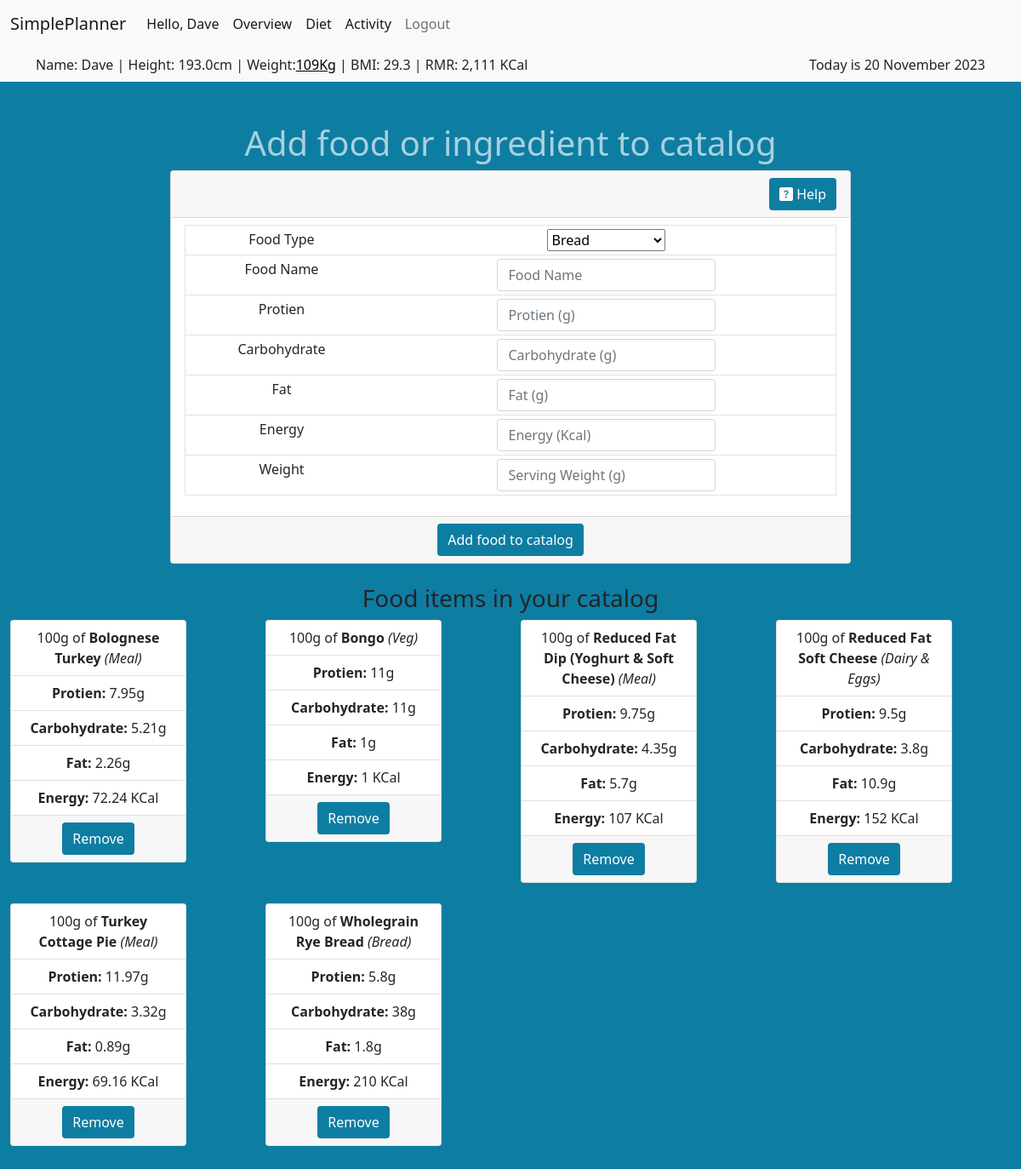
The page /customfood (signed in) on the database as committed earlier.
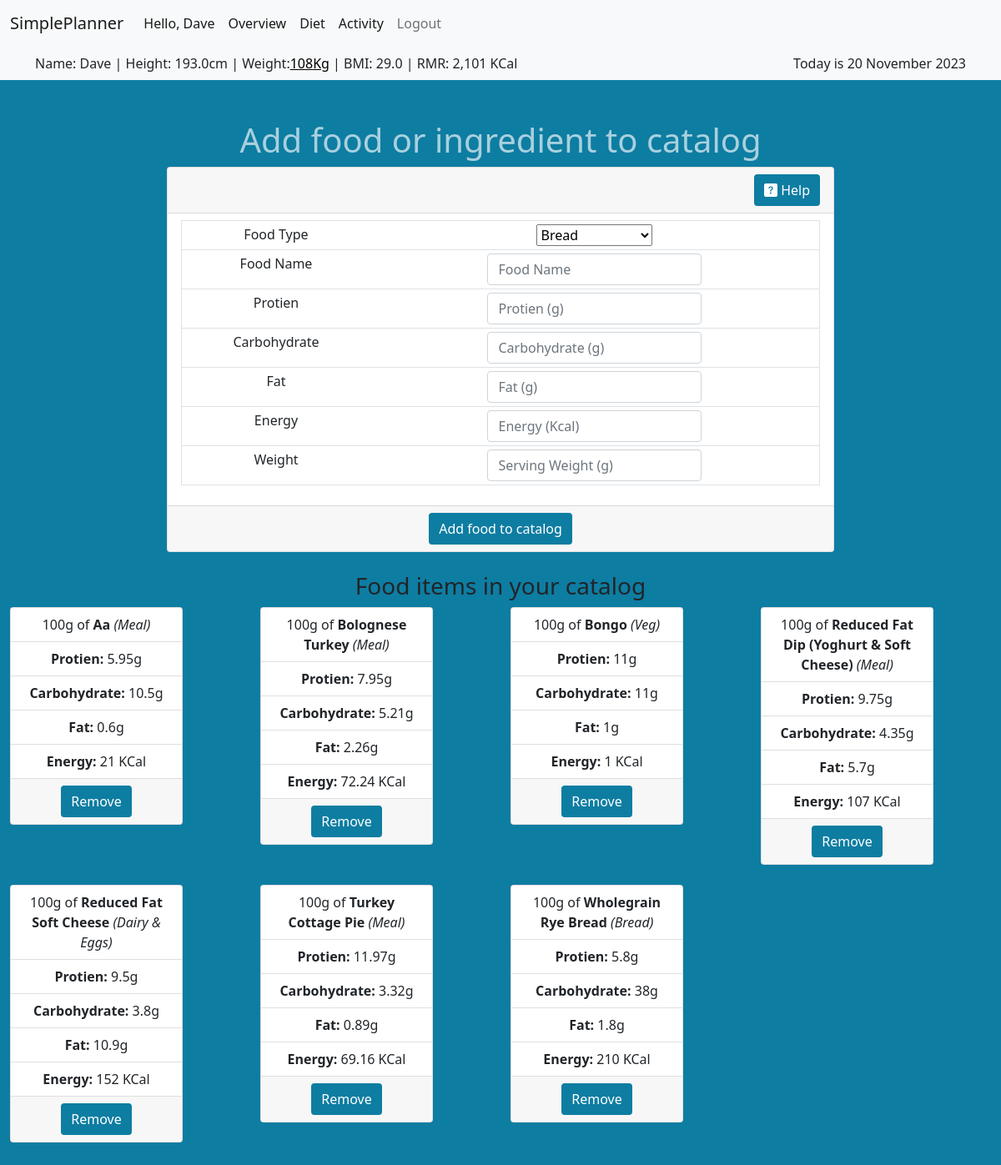
The same page on the database as committed later.
### tables this page shows
CREATE TABLE custom_food (
    id INTEGER PRIMARY KEY,
    user_id INTEGER REFERENCES users(id) NOT NULL,
    food_name TEXT,
    food_type_id INTEGER REFERENCES food_type(id) NOT NULL,
    energy INTEGER,
    protien INTEGER,
    carbohydrate INTEGER,
    fat INTEGER,
    desc TEXT
);

CREATE TABLE food_type (
    id INTEGER PRIMARY KEY,
    type TEXT
);

### app.py (the view)
@app.route("/customfood", methods=["GET", "POST"])
@helpers.login_required
def custom_food():
    if request.method == "POST":
        try:
            values = helpers.check_values(request.form.to_dict(flat=True), string=["name"], zero=[
                                  "energy", "protien", "carbohydrate", "fat"], positive=["amount"])
        except Exception as e:
            print(f"/customfood ERROR: {e}")
            pass
        else:
            energy = round(values["energy"] / values["amount"] * 100, 2)
            protien = round(values["protien"] / values["amount"] * 100, 2)
            carbs = round(values["carbohydrate"] / values["amount"] * 100, 2)
            fat = round(values["fat"] / values["amount"] * 100, 2)
            cur = db.cursor()
            if cur.execute("INSERT INTO custom_food (user_id, food_name, food_type_id, energy, protien, carbohydrate, fat) VALUES (?, ?, ?, ?, ?, ?, ?)", (session["user_id"], request.form.get("name").title(), request.form.get("food_type"), energy, protien, carbs, fat)).rowcount == 1:
                helpers.add_toast(
                    f"{request.form.get('name').title()} created and added as a custom food item", 1)
                db.commit()
            else:
                helpers.add_toast(f"Food not added to database, please try again")
            cur.close()
            session["meal_creation"] = []
        return redirect("/diet_diary")
    else:
        cur = db.cursor()
        custom_foods = cur.execute("SELECT custom_food.id, custom_food.food_name, custom_food.energy, custom_food.protien, custom_food.carbohydrate, custom_food.fat, food_type.type, food_type.id AS food_type_id FROM custom_food INNER JOIN food_type ON custom_food.food_type_id = food_type.id WHERE custom_food.user_id = ? ORDER BY food_name", ((
            session["user_id"]), )).fetchall()
        food_types = cur.execute(
            "SELECT * FROM food_type ORDER BY type").fetchall()
        cur.close()
        return render_template("diet_foodcreation.html", custom_foods=custom_foods, food_types=food_types)

### helpers.py (called while the page is built)
def dict_factory(cursor, row):
    fields = [column[0] for column in cursor.description]
    return {key: value for key, value in zip(fields, row)}

def login_required(f):
    @wraps(f)
    def decorated_function(*args, **kwargs):
        if session.get("user_id") is None:
            return redirect("/login")
        return f(*args, **kwargs)
    return decorated_function

def kcal(value):
    return f"{value:,} KCal"

def gkg(value):
    if value < 1000:
        return f"{value:}g"
    else:
        return f"{float(value/1000):,.1f}Kg"

def date_format(value):
    months = ("January", "February", "March", "April", "May", "June",
              "July", "August", "September", "October", "November", "December")
    month = months[value.month-1]
    return "{} {} {}".format(value.day, month, value.year)

### templates/diet_foodcreation.html (shortened to what this page needs)
{% extends "layout.html" %}
{% block main %}
<h1>Add food or ingredient to catalog</h1>
<div class="card" style="width: 50rem; margin-left: auto; margin-right: auto;">
    <div class="card-header">
        <button type="button" data-bs-toggle="modal" data-bs-target="#helpModal" style="float: right"><i
                class="bi bi-question-square-fill"></i> Help</button>
    </div>
    <form action="/customfood" method="post">
        <ul class="list-group list-group-flush">
            <li class="list-group-item">
                <table class="table table-sm">
                    <tr>
                        <td>Food Type</td>
                        <td>
                            <select name="food_type">
                                {% for type in food_types %}
                                <option value='{{ type["id"] }}'>{{ type["type"] }}</option>
                                {% endfor %}
                            </select>
                        </td>
                    </tr>
                    <tr>
                        <td>Food Name</td>
                        <td><input autocomplete="off" autofocus class="form-control mx-auto w-auto" name="name"
                                placeholder="Food Name" required type="text"></td>
                    </tr>
                    <tr>
                        <td>Protien</td>
                        <td><input class="form-control mx-auto w-auto" name="protien" placeholder="Protien (g)" required
                                type="text"></td>
                    </tr>
                    <tr>
                        <td>Carbohydrate</td>
                        <td><input class="form-control mx-auto w-auto" name="carbohydrate"
                                placeholder="Carbohydrate (g)" required type="text"></td>
                    </tr>
                    <tr>
                        <td>Fat</td>
                        <td><input class="form-control mx-auto w-auto" name="fat" placeholder="Fat (g)" required
                                type="text"></td>
                    </tr>
                    <tr>
                        <td>Energy</td>
                        <td><input class="form-control mx-auto w-auto" name="energy" placeholder="Energy (Kcal)"
                                required type="text"></td>
                    </tr>
                    <tr>
                        <td>Weight</td>
                        <td><input class="form-control mx-auto w-auto" name="amount" placeholder="Serving Weight (g)"
                                required type="text"></td>
                    </tr>
                </table>
            </li>
        </ul>
        <div class="card-footer">
            <button type="submit">Add food to catalog</button>
        </div>
    </form>
</div>
<br>
<h3>Food items in your catalog</h3>
<div class="row">
    {% for food in custom_foods %}
    <div class="col-sm-3">
        <div class="card" style="width: 75%;">
            <ul class="list-group list-group-flush">
                <li class="list-group-item">100g of <b>{{ food["food_name"] }}</b> <i>({{ food["type"] }})</i></li>
                <li class="list-group-item"><b>Protien:</b> {{ food["protien"] | gkg }}</li>
                <li class="list-group-item"><b>Carbohydrate:</b> {{ food["carbohydrate"] | gkg }}</li>
                <li class="list-group-item"><b>Fat:</b> {{ food["fat"] | gkg }}</li>
                <li class="list-group-item"><b>Energy:</b> {{ food["energy"] | kcal }}</li>
            </ul>
            <div class="card-footer">
                <form action="/removecustomfood" method="post"><input type="hidden" name="id"
                        value='{{ food["id"] }}'><button type="submit">Remove</button></form>
            </div>
        </div>
        <br>
    </div>
    {% endfor %}
</div>
{% endblock %}

### templates/layout.html (shortened to what this page needs)
<!DOCTYPE html>
<html lang="eng">
<head>
    <link href="https://cdn.jsdelivr.net/npm/bootstrap@5.1.3/dist/css/bootstrap.min.css"
 rel="stylesheet">
    <link rel="stylesheet" href="https://cdn.jsdelivr.net/npm/bootstrap-icons@1.11.1/font/bootstrap-icons.css">
    <link rel="stylesheet" type="text/css" href="static/style.css">
</head>
<body>
    <nav class="navbar navbar-expand-lg navbar-light bg-light">
        <div class="container-fluid">
            <a class="navbar-brand" href="/">SimplePlanner</a>
            <div class="collapse navbar-collapse" id="navbarNavDropdown">
                <ul class="navbar-nav">
                    {% if session["user_id"] %}
                    <li class="nav-item">
                        <a class="nav-link active" aria-current="page" href="#">Hello, {{ session["username"] }}</a>
                    </li>
                    <li class="nav-item">
                        <a class="nav-link active" aria-current="page" href="/overview">Overview</a>
                    </li>
                    <li class="nav-item">
                        <a class="nav-link active" aria-current="page" href="/diet_diary">Diet</a>
                    </li>
                    <li class="nav-item">
                        <a class="nav-link active" aria-current="page" href="/exercise_diary">Activity</a>
                    </li>
                    <li class="nav-item">
                        <a class="nav-link" href="/logout">Logout</a>
                    </li>
                    {% endif %}
                </ul>
            </div>
        </div>
    </nav>
    {% if session["user_id"] %}
    <nav class="navbar navbar-expand-lg navbar-light bg-light">
        <div class="container">
            <div class="collapse navbar-collapse" id="navbarButtonsExample">
                Name: {{ session["username"] }} | Height: {{ session["height"] }}cm | Weight: <a type="button"
                    data-bs-toggle="modal" data-bs-target="#update_weight" href="#">{{ session['weight'] }}Kg</a>&nbsp|
                BMI: {{ (session["weight"] / ((session["height"] / 100) * (session["height"] / 100))) | round(1,
                'common') }} | RMR: {{ session["rmr"] | kcal }}
            </div>
            <div class="d-flex align-items-center">
                Today is {{ session["today"] | date_format }}
            </div>
        </div>
    </nav>
    {% endif %}
    <main class="container-fluid py-5 text-center">
        {% block main %}{% endblock %}
    </main>
</body>
</html>

### static/style.css (style rules this page uses)
body { background-color: rgb(14, 125, 162); }
h1 { color: rgba(255, 255, 255, 0.645); text-align: center; }
a { color: rgb(255, 255, 255); }
table { border: 1px solid; }
button { background-color: rgb(14, 125, 162); border: 2px solid rgb(14, 125, 162); color: white; padding: 5px 10px; text-align: center; text-decoration: none; display: inline-block; font-size: 16px; border-radius: 4px; transition-duration: 0.4s; }
.navbar a, .modal a { color: rgb(0, 0, 0); }

Rows that differ between the two databases and show on the page:
added custom_food: food_name "Aa", type "Meal", protien|gkg "5.95g", carbohydrate|gkg "10.5g", fat|gkg "0.6g", energy|kcal "21 KCal"
Other text that changed with them:
{{ session['weight'] }}: "109" → "108"
{{ session["rmr"] | kcal }}: "2,111 KCal" → "2,101 KCal"
text no longer shown: "29.3"
text now shown: "29.0"
